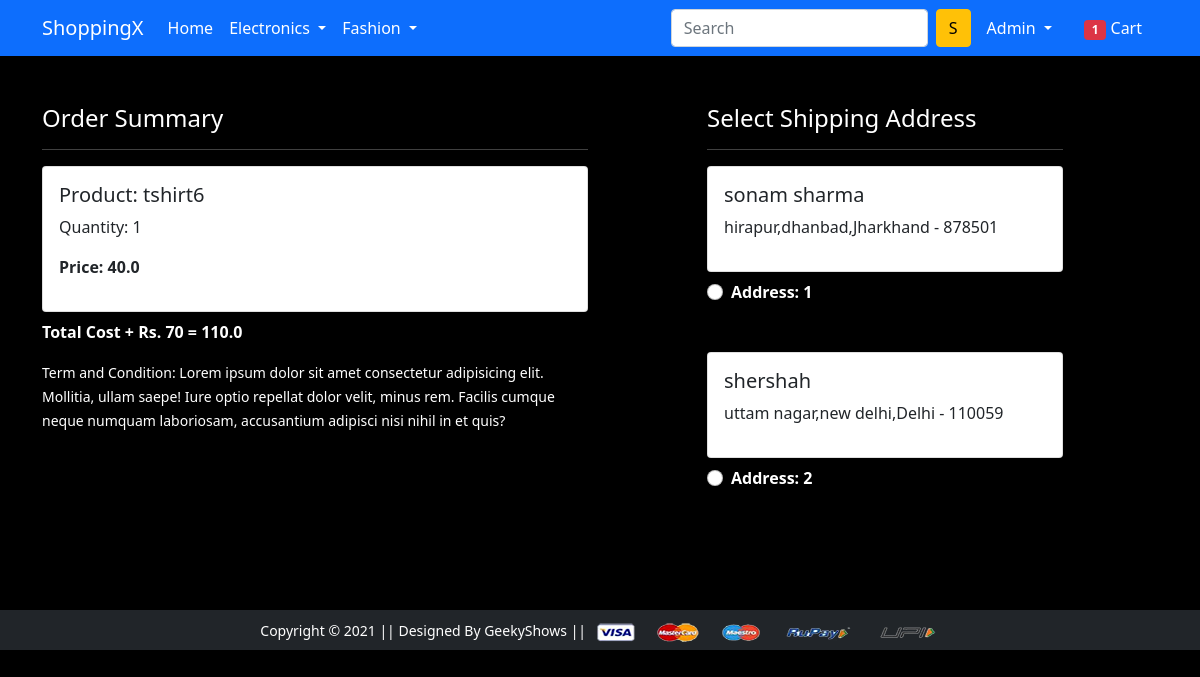
/checkout/ (signed in), run on an earlier commit of the app's database.
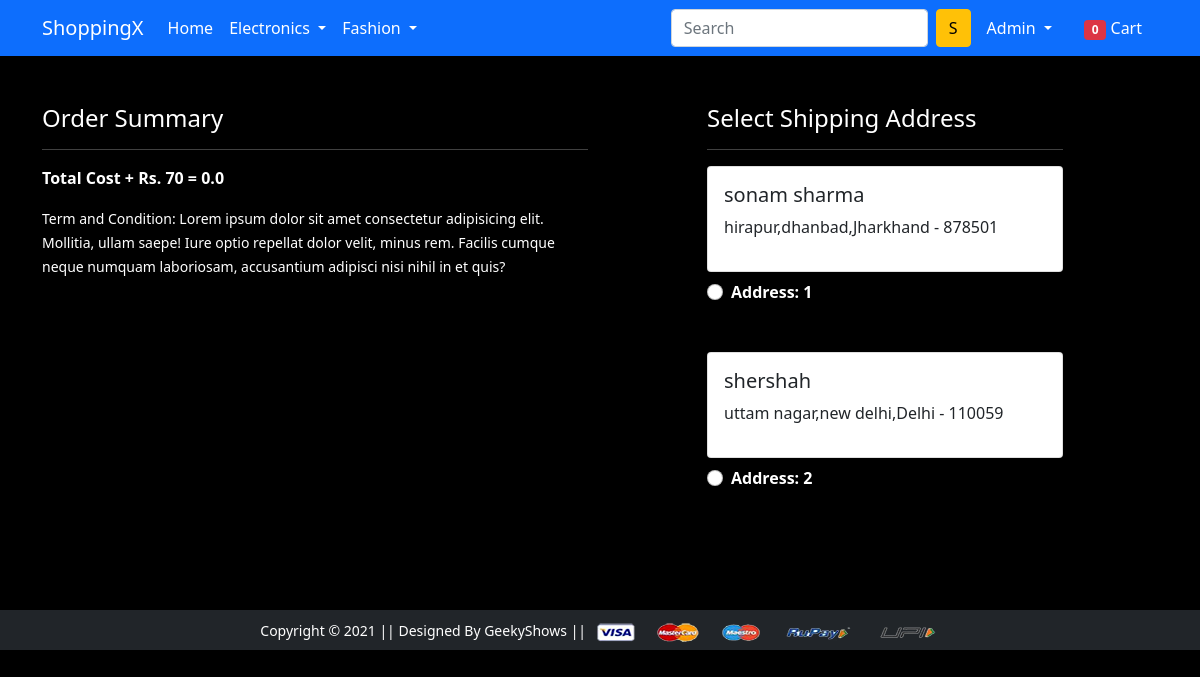
And on a later commit of the database.
### app/models.py (models this page shows, shortened)
class  Cart(models.Model):
    user  = models.ForeignKey(User,on_delete=models.CASCADE)
    product = models.ForeignKey(Product,on_delete=models.CASCADE)
    quantity = models.PositiveIntegerField(default=1)
    @property
    def total_cost(self):
        return self.quantity * self.product.discounted_price

class Product(models.Model):
    title = models.CharField(max_length=100)
    selling_price = models.FloatField()
    discounted_price =  models.FloatField()
    description = models.TextField()
    brand = models.CharField(max_length=100)
    category = models.CharField(choices=CATEGORY_CHOICES,max_length=2)
    product_image = models.ImageField(upload_to='productimg')

class Customer(models.Model):
    user = models.ForeignKey(User,on_delete=models.CASCADE)
    name = models.CharField(max_length=200)
    locality = models.CharField(max_length=200)
    city = models.CharField(max_length=50)
    zipcode = models.IntegerField()
    state = models.CharField(choices=STATE_CHOICES,max_length=50)

### app/views.py (the view)
# urls.py: path('checkout/', views.checkout, name='checkout'),
@login_required
def checkout(request):
  totalitem=0
  if request.user.is_authenticated:
    totalitem=len(Cart.objects.filter(user=request.user))
  user = request.user
  add = Customer.objects.filter(user=user)
  cart_items = Cart.objects.filter(user = user)
  amount=0.0
  shipping_amount=70.0
  totalamount=0.0
  cart_product =[p for p in Cart.objects.all() if p.user == request.user]
  if cart_product:
    for p in cart_product:
      tempamount =(p.quantity * p.product.discounted_price)
      amount +=tempamount
    totalamount = amount + shipping_amount
  return render(request,'app/checkout.html',{'add':add,'totalamount':totalamount,"cart_items":cart_items,"totalitem":totalitem})

### app/templates/app/checkout.html (shortened to what this page needs)
{% extends 'app/base.html' %}
{% load static %}
{% block main-content %}
<div class="container">
  <div class="row mt-5">
    <div class="col-sm-6">
      <h4 class="text-white">Order Summary</h4>
      <hr>
      {% for item in cart_items %}
      <div class="card mb-2">
        <div class="card-body">
          <h5 class="text-dark">Product: {{item.product.title}}</h5>
          <p class="text-dark">Quantity: {{item.quantity}}</p>
          <p class="fw-bold text-dark">Price: {{item.total_cost}}</p>
        </div>
      </div>
      {% endfor %}
      <p class="fw-bold">Total Cost + Rs. 70 = {{totalamount}}</p>
      <small class="text-white">Term and Condition: Lorem ipsum dolor sit amet consectetur adipisicing elit. Mollitia,
        ullam saepe! Iure optio repellat dolor velit, minus rem. Facilis cumque neque numquam laboriosam, accusantium
        adipisci nisi nihil in et quis?</small>
    </div>
    <div class="col-sm-4 offset-sm-1">
      <h4 class="text-white">Select Shipping Address</h4>
      <hr>
      <form action="/paymentdone" id="myform">
        {% for ad in add %}
        <div class="card">
          <div class="card-body">
            <h5 class="text-dark">{{ad.name}}</h5>
            <p class="text-dark">{{ad.locality}},{{ad.city}},{{ad.state}} - {{ad.zipcode}}</p>
          </div>
        </div>
        <div class="form-check mt-2 mb-5">
          <input class="form-check-input" type="radio" name="custid" id="custadd{{forloop.counter}}" value="{{ad.id}}">
          <label class="form-check-label fw-bold text-white" for="custadd{{forloop.counter}}">
            Address: {{forloop.counter}}</label>
        </div>
        {% endfor %}
        <br>
      </form>
    </div>
  </div>
</div>
{% endblock main-content %}

### app/templates/app/base.html (shortened to what this page needs)
<!doctype html>
{% load static %}
<html lang="en">
  <head>
    <link href="https://cdn.jsdelivr.net/npm/bootstrap@5.0.0-beta1/dist/css/bootstrap.min.css" rel="stylesheet"
>
    <link rel="stylesheet" href="{% static 'app/css/owl.carousel.min.css' %}">
    <link rel="stylesheet" href="{% static 'app/css/all.min.css' %}">
    <link rel="stylesheet" href="{% static 'app/css/style.css' %}">
  </head>
  <body>
    <nav class="navbar navbar-expand-lg navbar-dark bg-primary">
      <div class="container">
        <a class="navbar-brand" href="/">ShoppingX</a>
        <div class="collapse navbar-collapse" id="navbarSupportedContent">
          <ul class="navbar-nav me-auto mb-2 mb-lg-0">
            <li class="nav-item">
              <a class="nav-link active" aria-current="page" href="/">Home</a>
            </li>
            <li class="nav-item dropdown">
              <a class="nav-link dropdown-toggle text-white" href="#" id="electronicsDropdown" role="button"
                data-bs-toggle="dropdown" aria-expanded="false">
                Electronics
              </a>
            </li>
            <li class="nav-item dropdown">
              <a class="nav-link dropdown-toggle text-white" href="#" id="fashionDropdown" role="button"
                data-bs-toggle="dropdown" aria-expanded="false">
                Fashion
              </a>
            </li>
          </ul>
          <form class="d-flex">
            <input class="form-control me-2" type="search" placeholder="Search" aria-label="Search">
            <button class="btn btn-warning" type="submit">S</button>
          </form>
          <div>
            <ul class="navbar-nav me-auto mb-2 mb-lg-0">
              {% if request.user.is_authenticated %}
              <li class="nav-item dropdown mx-2">
                <a class="nav-link dropdown-toggle text-white" href="#" id="profileDropdown" role="button"
                  data-bs-toggle="dropdown" aria-expanded="false">
                  {{request.user.username | capfirst}}
                </a>
              </li>
              <li class="nav-item mx-2">
                <a href="{% url 'showcart' %}" class="nav-link text-white"><span class="badge bg-danger">{{totalitem}}</span>
                  Cart </a>
              </li>
              {% endif %}
            </ul>
          </div>
        </div>
      </div>
    </nav>
    {% block main-content %} {% endblock main-content %}
    <footer class="container-fluid bg-dark text-center p-2 mt-5">
      <small class="text-white">Copyright &copy; 2021 || Designed By GeekyShows || </small>
      <img src="{% static 'app/images/payment.png' %}" alt="" srcset="" class="img-fluid" height="2px">
    </footer>
  </body>
</html>

What changed in the data, as far as the page shows it:
removed Cart: product "tshirt6", quantity "1", total_cost "40.0"
Also different on the page:
{{ totalitem }}: "1" → "0"
{{ totalamount }}: "110.0" → "0.0"
